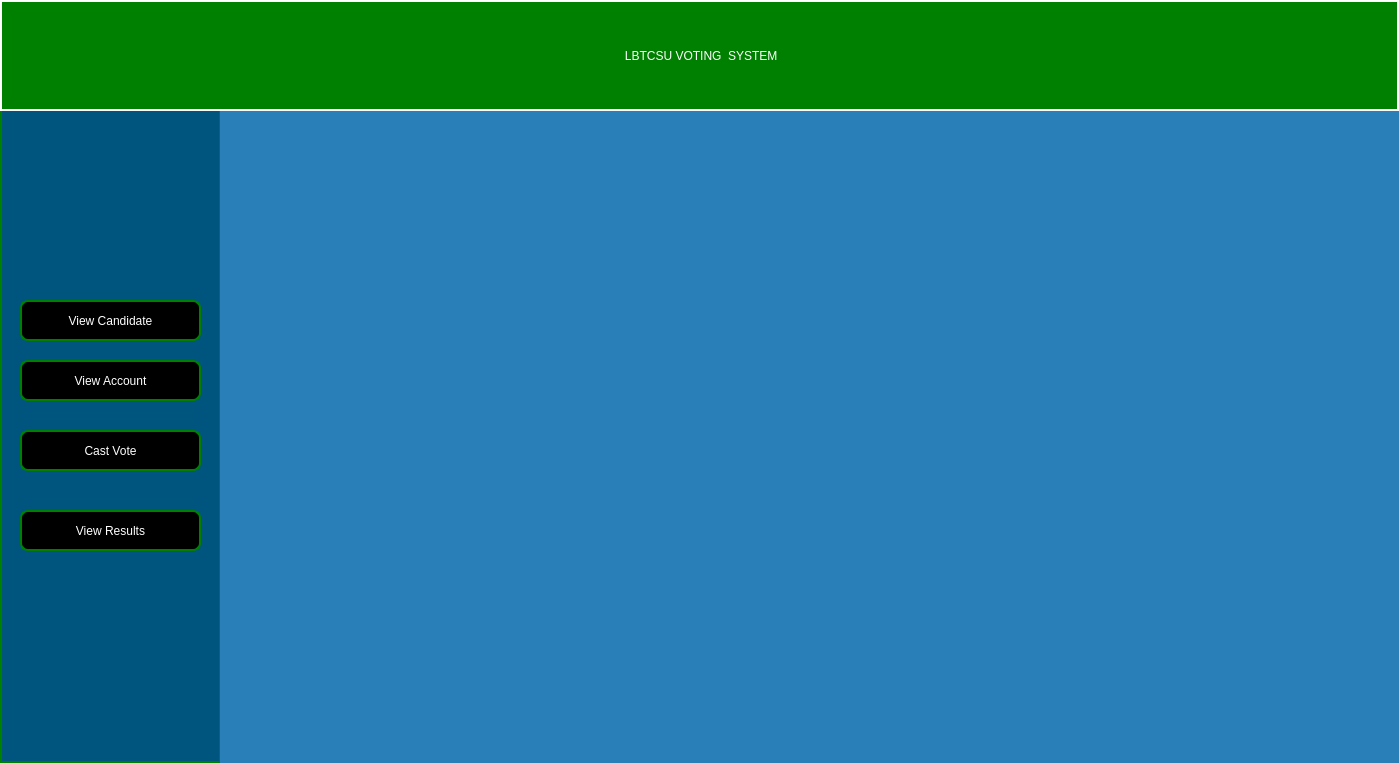
<?xml version="1.0" encoding="UTF-8"?>
<ui version="4.0">
 <class>VoterDashboard</class>
 <widget class="QDialog" name="VoterDashboard">
  <property name="geometry">
   <rect>
    <x>0</x>
    <y>0</y>
    <width>1399</width>
    <height>763</height>
   </rect>
  </property>
  <property name="windowTitle">
   <string>Dialog</string>
  </property>
  <widget class="QPushButton" name="Side_Nav">
   <property name="geometry">
    <rect>
     <x>0</x>
     <y>0</y>
     <width>221</width>
     <height>763</height>
    </rect>
   </property>
   <property name="styleSheet">
    <string notr="true">QPushButton{
	background-color: rgb(0, 85, 127);
	border:2px solid green;
	color:rgb(188, 188, 188);
    
}</string>
   </property>
   <property name="text">
    <string/>
   </property>
  </widget>
  <widget class="QPushButton" name="pushButton">
   <property name="geometry">
    <rect>
     <x>0</x>
     <y>0</y>
     <width>1399</width>
     <height>111</height>
    </rect>
   </property>
   <property name="layoutDirection">
    <enum>Qt::LayoutDirection::RightToLeft</enum>
   </property>
   <property name="styleSheet">
    <string notr="true">     
QPushButton{
                    color: rgb(255, 255, 255);
                    border:2px solid white;
                    padding: 0 8px;
                    background-color: green;
                    font: 500 11pt ;
                   

}

 </string>
   </property>
   <property name="text">
    <string> LBTCSU VOTING  SYSTEM</string>
   </property>
  </widget>
  <widget class="QPushButton" name="btn_logout">
   <property name="geometry">
    <rect>
     <x>1260</x>
     <y>40</y>
     <width>101</width>
     <height>41</height>
    </rect>
   </property>
   <property name="styleSheet">
    <string notr="true">    
QPushButton{
                    color: rgb(255, 255, 255);
                    border:2px solid white;
                    border-radius: 8px;
                    padding: 0 8px;
                    background-color: rgb(255, 267, 245);
                    font: 500 11pt ;
                   

}

 </string>
   </property>
   <property name="text">
    <string>Logout</string>
   </property>
  </widget>
  <widget class="QLabel" name="BodyLabel">
   <property name="geometry">
    <rect>
     <x>220</x>
     <y>92</y>
     <width>1181</width>
     <height>781</height>
    </rect>
   </property>
   <property name="styleSheet">
    <string notr="true">background-color: #2980b9;
image: url(:/vote.webp);
</string>
   </property>
   <property name="text">
    <string/>
   </property>
  </widget>
  <widget class="QPushButton" name="btn_view_candidate">
   <property name="geometry">
    <rect>
     <x>20</x>
     <y>300</y>
     <width>181</width>
     <height>41</height>
    </rect>
   </property>
   <property name="styleSheet">
    <string notr="true">    
QPushButton{
                    color: rgb(255, 255, 255);
                    border:2px solid green;
                    border-radius: 8px;
                    padding: 0 8px;
                    background-color: rgb(255, 267, 245);
                    font: 500 11pt ;
                   

}

 </string>
   </property>
   <property name="text">
    <string>View Candidate</string>
   </property>
  </widget>
  <widget class="QPushButton" name="btn_AccountView">
   <property name="geometry">
    <rect>
     <x>20</x>
     <y>360</y>
     <width>181</width>
     <height>41</height>
    </rect>
   </property>
   <property name="styleSheet">
    <string notr="true">    
QPushButton{
                    color: rgb(255, 255, 255);
                    border:2px solid green;
                    border-radius: 8px;
                    padding: 0 8px;
                    background-color: rgb(255, 267, 245);
                    font: 500 11pt ;
                   

}

 </string>
   </property>
   <property name="text">
    <string>View Account</string>
   </property>
  </widget>
  <widget class="QPushButton" name="btn_CastVote">
   <property name="geometry">
    <rect>
     <x>20</x>
     <y>430</y>
     <width>181</width>
     <height>41</height>
    </rect>
   </property>
   <property name="styleSheet">
    <string notr="true">    
QPushButton{
                    color: rgb(255, 255, 255);
                    border:2px solid green;
                    border-radius: 8px;
                    padding: 0 8px;
                    background-color: rgb(255, 267, 245);
                    font: 500 11pt ;
                   

}

 </string>
   </property>
   <property name="text">
    <string>Cast Vote</string>
   </property>
  </widget>
  <widget class="QPushButton" name="btn_ResultsView">
   <property name="geometry">
    <rect>
     <x>20</x>
     <y>510</y>
     <width>181</width>
     <height>41</height>
    </rect>
   </property>
   <property name="styleSheet">
    <string notr="true">    
QPushButton{
                    color: rgb(255, 255, 255);
                    border:2px solid green;
                    border-radius: 8px;
                    padding: 0 8px;
                    background-color: rgb(255, 267, 245);
                    font: 500 11pt ;
                   

}

 </string>
   </property>
   <property name="text">
    <string>View Results</string>
   </property>
  </widget>
  <zorder>Side_Nav</zorder>
  <zorder>btn_logout</zorder>
  <zorder>BodyLabel</zorder>
  <zorder>btn_view_candidate</zorder>
  <zorder>btn_AccountView</zorder>
  <zorder>btn_CastVote</zorder>
  <zorder>btn_ResultsView</zorder>
  <zorder>pushButton</zorder>
 </widget>
 <resources/>
 <connections/>
</ui>
